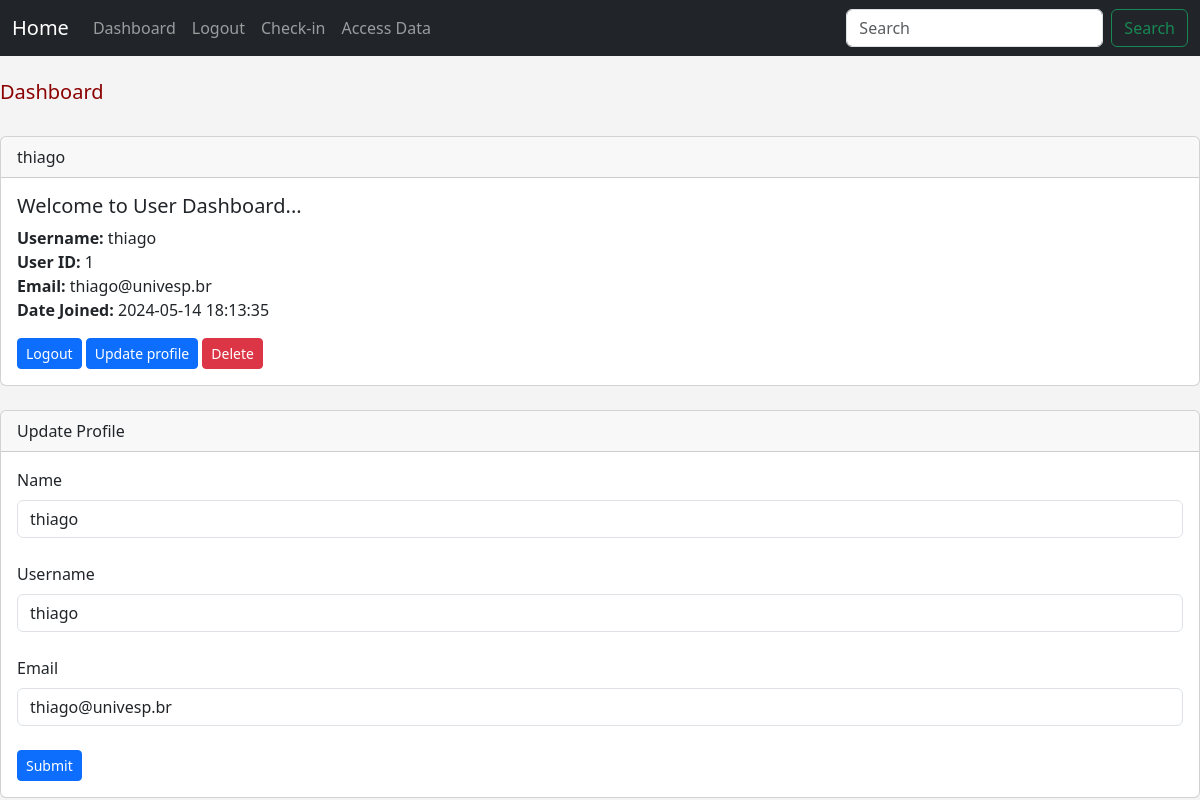
The app's page /dashboard (signed in) with its own data.
### app.py (models this page shows, shortened)
class Users(db.Model, UserMixin):
    id = db.Column(db.Integer, primary_key=True)
    username = db.Column(db.String(20), unique=True, nullable=False)
    name = db.Column(db.String(80), nullable=False)
    email = db.Column(db.String(120), unique=True, nullable=False)
    date_added = db.Column(db.DateTime, default=datetime.now().replace(microsecond=0))
    password_hash = db.Column(db.String(128))
    posts = db.relationship('Posts', backref='poster')
    @property
    def password(self):
        raise AttributeError('password os not a readable attribute!')

### app.py (the view)
@app.route('/dashboard', methods=['GET', 'POST'])
@login_required
def dashboard():
    form = UserForm()
    id = current_user.id
    name_to_update = Users.query.get_or_404(id)
    if request.method == "POST":
        name_to_update.name = request.form['name']
        name_to_update.email = request.form['email']
        name_to_update.username = request.form['username']
        try:
            db.session.commit()
            flash("User Update Successfully!")
            return render_template("dashboard.html",
                    form = form,
                    name_to_update = name_to_update)
        except:
            flash("Error There was a problem... Try again!")
            return render_template("dashboard.html",
                    form = form,
                    name_to_update=name_to_update)
    else:
        return render_template("dashboard.html",
                form = form,
                name_to_update=name_to_update,
                id = id)
    return render_template('dashboard.html')

### app.py
class UserForm(FlaskForm):
    name = StringField("Name", validators=[DataRequired()])
    username = StringField("Username", validators=[DataRequired()])
    email = StringField("Email", validators=[DataRequired()])
    password_hash = PasswordField('Password', validators=[DataRequired(), EqualTo('password_hash2', message= 'Passwords Must Match!')])
    password_hash2 = PasswordField('Confirm Password', validators=[DataRequired()])
    submit = SubmitField("Submit")

### app.py (called while the page is built)
@login_manager.user_loader
def load_user(user_id):
    return Users.query.get(int(user_id))

### PI/templates/dashboard.html (shortened to what this page needs)
{% extends 'base.html' %}
{% block content %}
    <h2>Dashboard</h2>
    <br/>
    <div class="card">
        <div class="card-header">
            {{current_user.name}}
        </div>
        <div class="card-body">
          <h5 class="card-title">Welcome to User Dashboard...</h5>
          <p class="card-text">
            <strong>Username:</strong>
            {{current_user.username}}<br/>
            <strong>User ID:</strong>
            {{current_user.id}}<br/>
            <strong>Email:</strong>
            {{current_user.email}}<br/>
            <strong>Date Joined:</strong>
            {{current_user.date_added}}<br/>
        </p>
          <a href="{{ url_for('logout')}}" class="btn btn-primary btn-sm">Logout</a>
          <a href="{{ url_for('update', id=current_user.id)}}" class="btn btn-primary btn-sm">Update profile</a>
          <a href="{{ url_for('delete', id=current_user.id)}}" class="btn btn-danger btn-sm">Delete</a>
        </div>
      </div>
     <br/>
    <div class="card">
        <div class="card-header">
            Update Profile
        </div>
      <div class="card-body">
        <form action="/dashboard" method="POST">
          {{ form.name.label (class="form-label") }}
          {{ form.name(class="form-control",
          value=name_to_update.name)}}
          <br/>
          {{ form.username.label (class="form-label") }}
          {{ form.username(class="form-control",
          value=name_to_update.username)}}
          <br/>
          {{ form.email.label (class="form-label") }}
          {{ form.email(class="form-control",
          value=name_to_update.email)}}
          <br/>
          {{ form.submit(class="btn btn-primary btn-sm")}}
      </form>
      </div>
    </div>
{% endblock %}

### PI/static/css/style.css (style rules this page uses)
h2 { color: darkred; font-size: 20px; }
a { color:brown; }
body { background: #f4f4f4; }

### records on screen
Users: name "thiago", username "thiago", id "1", email "thiago@univesp.br", date_added "2024-05-14 18:13:35"
